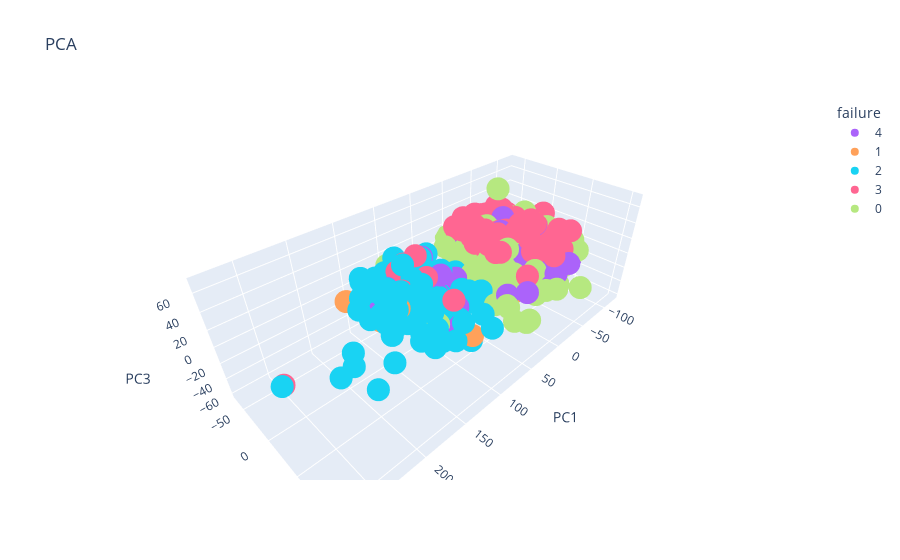

The code cell stored with this chart in its notebook:
### Code cell
import plotly.express as px
datos_telemetria_agg_pca = calcular_pca(datos_telemetria_agg, features_agg, 3)
# Convertir la variable failure a un tipo de datos categórico
datos_telemetria_agg_pca['failure'] = datos_telemetria_agg_pca['failure'].astype('category')

# Crear un diccionario de colores independientes para cada categoría de la variable failure
color_map = {'none': 'blue', 'comp1': 'red', 'comp2': 'green'}

fig = px.scatter_3d(datos_telemetria_agg_pca, x='PC1', y='PC2', z='PC3', color='failure', color_discrete_map=color_map, title='PCA')
fig.show()

### Figure 1 — Plotly figure (JSON) as saved in the notebook; plotly's stock layout.template omitted (floating-point values rounded to 4 significant figures; data arrays with more than 128 entries replaced by an {"elided": "..."} marker saying what was removed)
{"data": [{"hovertemplate": "failure=4<br>PC1=%{x}<br>PC2=%{y}<br>PC3=%{z}<extra></extra>", "legendgroup": "4", "marker": {"color": "#ab63fa", "symbol": "circle"}, "mode": "markers", "name": "4", "scene": "scene", "showlegend": true, "type": "scatter3d", "x": {"elided": "179 float values"}, "y": {"elided": "179 float values"}, "z": {"elided": "179 float values"}}, {"hovertemplate": "failure=1<br>PC1=%{x}<br>PC2=%{y}<br>PC3=%{z}<extra></extra>", "legendgroup": "1", "marker": {"color": "#FFA15A", "symbol": "circle"}, "mode": "markers", "name": "1", "scene": "scene", "showlegend": true, "type": "scatter3d", "x": {"elided": "192 float values"}, "y": {"elided": "192 float values"}, "z": {"elided": "192 float values"}}, {"hovertemplate": "failure=2<br>PC1=%{x}<br>PC2=%{y}<br>PC3=%{z}<extra></extra>", "legendgroup": "2", "marker": {"color": "#19d3f3", "symbol": "circle"}, "mode": "markers", "name": "2", "scene": "scene", "showlegend": true, "type": "scatter3d", "x": {"elided": "259 float values"}, "y": {"elided": "259 float values"}, "z": {"elided": "259 float values"}}, {"hovertemplate": "failure=3<br>PC1=%{x}<br>PC2=%{y}<br>PC3=%{z}<extra></extra>", "legendgroup": "3", "marker": {"color": "#FF6692", "symbol": "circle"}, "mode": "markers", "name": "3", "scene": "scene", "showlegend": true, "type": "scatter3d", "x": {"elided": "131 float values"}, "y": {"elided": "131 float values"}, "z": {"elided": "131 float values"}}, {"hovertemplate": "failure=0<br>PC1=%{x}<br>PC2=%{y}<br>PC3=%{z}<extra></extra>", "legendgroup": "0", "marker": {"color": "#B6E880", "symbol": "circle"}, "mode": "markers", "name": "0", "scene": "scene", "showlegend": true, "type": "scatter3d", "x": {"elided": "761 float values"}, "y": {"elided": "761 float values"}, "z": {"elided": "761 float values"}}], "layout": {"legend": {"title": {"text": "failure"}, "tracegroupgap": 0}, "scene": {"domain": {"x": [0, 1], "y": [0, 1]}, "xaxis": {"title": {"text": "PC1"}}, "yaxis": {"title": {"text": "PC2"}}, "zaxis": {"title": {"text": "PC3"}}}, "title": {"text": "PCA"}}}
